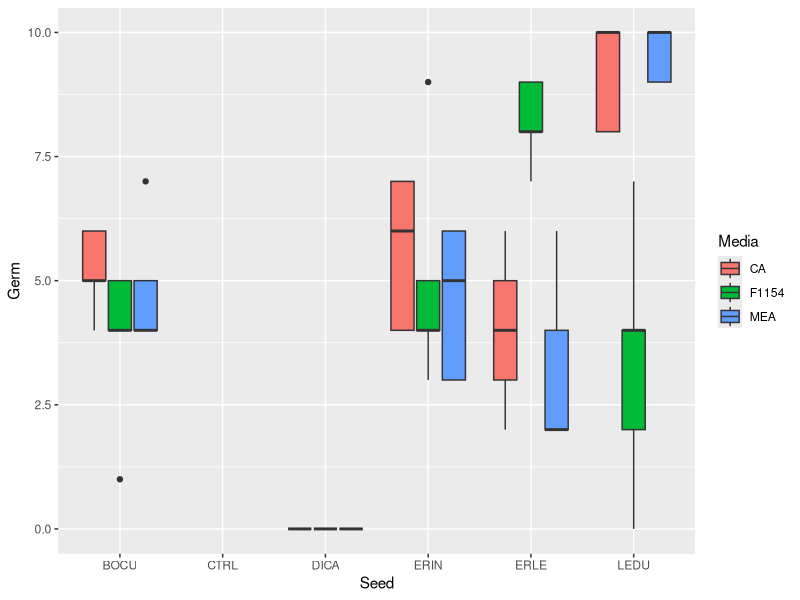
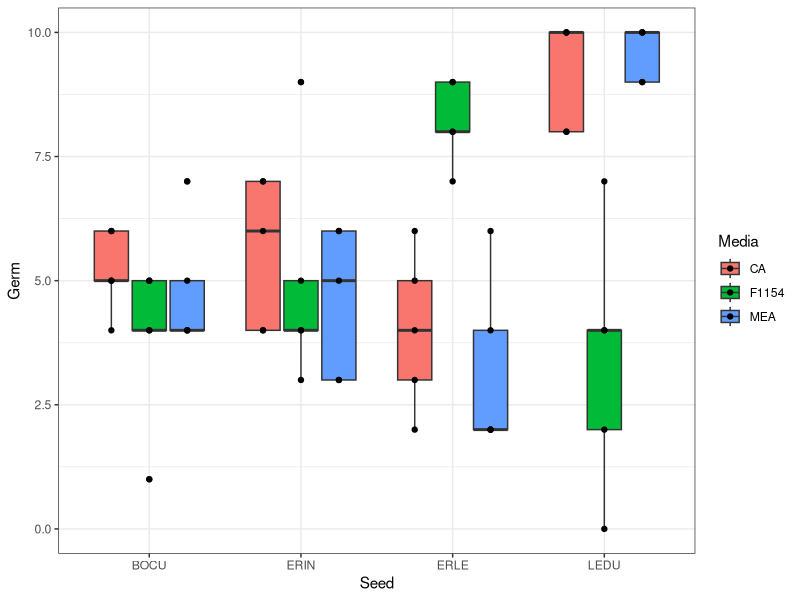

The R source for these figures, in order:
#Caffeic Acid Germination Experiment

#Overall germination figures
#Taylor Portman
#14OCT22

#Read in libraries
library(ggplot2)
library(dplyr)

#Set working directory
setwd("/Volumes/GoogleDrive/My Drive/projects/MastersThesis/R/ERLE_fungal_symbionts")

#Read in clean data
germ.dat<-read.csv("data_clean/CaffeicAcidGermination_Clean.csv")

#Figure save file path
figures= '/Volumes/GoogleDrive/My Drive/projects/MastersThesis/R/ERLE_fungal_symbionts/CaffeicAcidGermination/figures'

#Figure generation
ggplot(germ.dat, aes(Seed, Germ, fill=Media))+
  geom_boxplot()

#Remove DICA and CTRL from plot by removing from data
germ.dat2<-germ.dat%>%
  filter(Seed != "CTRL", Seed != "DICA")

plot<-ggplot(germ.dat2, aes(Seed, Germ, fill=Media))+
  geom_boxplot()+
  geom_point(position=position_dodge(width=0.75))+
  theme_bw()

#Save figure to figure file
fileName = paste(figures, 'AverageGerm_bySpecies.png',sep = '/')
ggsave(fileName, plot, dpi=400)


